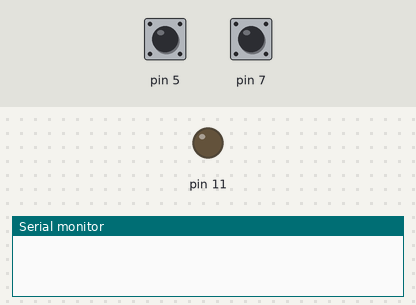
The sketch below on a simulated Arduino Uno, built with avr-gcc and run on an emulated ATmega328P. Parts: output pins drawn as LEDs (lit = HIGH), the last lines printed to the serial monitor. The inputs (shaded band) are chosen by the test bench; at power-on: pin 7 HIGH, pin 5 HIGH.

Above: at 1.2 s.
1.3 s: pin 7 pulled LOW for 0.15 s
4.4 s: pin 5 pulled LOW for 3.2 s
At 7.2 s:
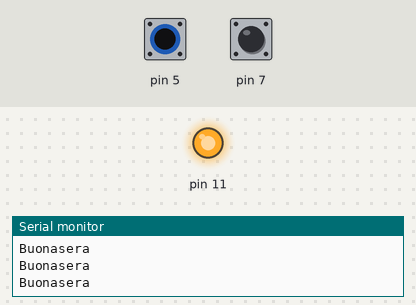
9.1 s: pin 7 pulled LOW for 1 s
13.1 s: pin 7 pulled LOW for 3.2 s
At 15.5 s:
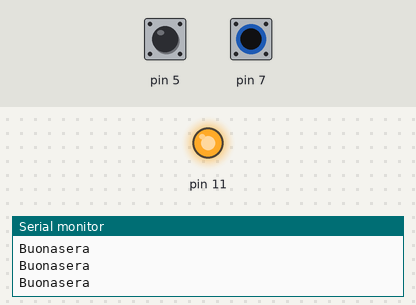
17.8 s: pin 5 driven LOW
At 18.4 s:
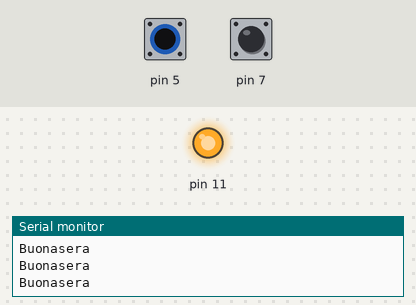
20.8 s: pin 5 pulsed HIGH 2 times (0.12 s each, 0.3 s apart)
At 22.0 s:
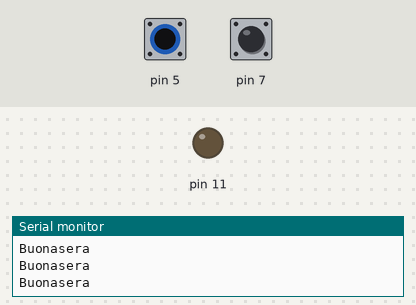
Timing chart, 0 to 23.8 s (numbered marks = the images above; inputs shaded):
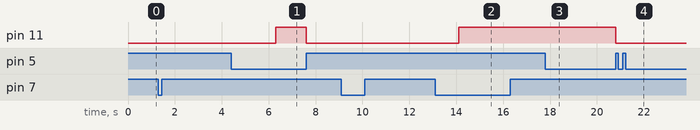

Measured:
- after the input at 1.3 s, every drawn part: stays the same
- after the input at 4.4 s, pin 11: LOW → HIGH after 1.9 s, → LOW 1.3 s later
- after the input at 9.1 s, every drawn part: stays the same
- after the input at 13.1 s, pin 11: LOW → HIGH after 1.0 s
- after the input at 17.8 s, pin 11: stays HIGH (without the input it goes to LOW after 1.3 s)
- after the input at 20.8 s, pin 11: HIGH → LOW at once

The sketch:

esercizio01_-_propedeutico.ino
```cpp
void setup() {
  Serial.begin(9600);
  pinMode(11, OUTPUT);
  pinMode(7, INPUT_PULLUP);
  pinMode(5, INPUT_PULLUP);
}

void loop() {

  if (digitalRead(7) == LOW){
    delay(5000);
    digitalWrite(11, HIGH);
} else {
 if (digitalRead(5) == LOW){
    Serial.println("Buonasera");
} else {
    digitalWrite(11, LOW);
    }
}}
```
